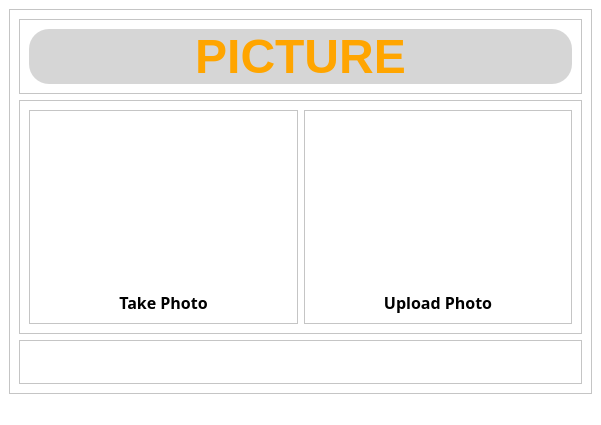
<?xml version="1.0" encoding="UTF-8"?>
<ui version="4.0">
 <class>inputimage</class>
 <widget class="QMainWindow" name="inputimage">
  <property name="geometry">
   <rect>
    <x>0</x>
    <y>0</y>
    <width>601</width>
    <height>425</height>
   </rect>
  </property>
  <property name="windowTitle">
   <string>MainWindow</string>
  </property>
  <property name="styleSheet">
   <string notr="true">*{

background-color:white;


}

</string>
  </property>
  <widget class="QWidget" name="centralwidget">
   <layout class="QHBoxLayout" name="horizontalLayout">
    <item>
     <widget class="QFrame" name="frame">
      <property name="styleSheet">
       <string notr="true"/>
      </property>
      <property name="frameShape">
       <enum>QFrame::StyledPanel</enum>
      </property>
      <property name="frameShadow">
       <enum>QFrame::Raised</enum>
      </property>
      <layout class="QVBoxLayout" name="verticalLayout">
       <item>
        <widget class="QFrame" name="frame_2">
         <property name="frameShape">
          <enum>QFrame::StyledPanel</enum>
         </property>
         <property name="frameShadow">
          <enum>QFrame::Raised</enum>
         </property>
         <layout class="QVBoxLayout" name="verticalLayout_2">
          <item>
           <widget class="QLabel" name="heading">
            <property name="font">
             <font>
              <family>Arial</family>
              <pointsize>36</pointsize>
              <weight>75</weight>
              <italic>false</italic>
              <bold>true</bold>
             </font>
            </property>
            <property name="focusPolicy">
             <enum>Qt::NoFocus</enum>
            </property>
            <property name="styleSheet">
             <string notr="true">#heading{

color: orange;
shadow-text: 3px 3xp 3px black;

         
}

*{
 background:#d6d6d6;
border-radius: 20px;

}</string>
            </property>
            <property name="text">
             <string>PICTURE</string>
            </property>
            <property name="alignment">
             <set>Qt::AlignCenter</set>
            </property>
           </widget>
          </item>
         </layout>
        </widget>
       </item>
       <item>
        <widget class="QFrame" name="frame_3">
         <property name="frameShape">
          <enum>QFrame::StyledPanel</enum>
         </property>
         <property name="frameShadow">
          <enum>QFrame::Raised</enum>
         </property>
         <layout class="QHBoxLayout" name="horizontalLayout_2">
          <item>
           <widget class="QFrame" name="frame_5">
            <property name="font">
             <font>
              <family>Arial Black</family>
              <pointsize>12</pointsize>
              <weight>75</weight>
              <bold>true</bold>
             </font>
            </property>
            <property name="styleSheet">
             <string notr="true"/>
            </property>
            <property name="frameShape">
             <enum>QFrame::StyledPanel</enum>
            </property>
            <property name="frameShadow">
             <enum>QFrame::Raised</enum>
            </property>
            <layout class="QVBoxLayout" name="verticalLayout_3">
             <item>
              <widget class="QPushButton" name="takephotobtn">
               <property name="minimumSize">
                <size>
                 <width>0</width>
                 <height>165</height>
                </size>
               </property>
               <property name="cursor">
                <cursorShape>PointingHandCursor</cursorShape>
               </property>
               <property name="focusPolicy">
                <enum>Qt::StrongFocus</enum>
               </property>
               <property name="styleSheet">
                <string notr="true">QPushButton{

border-radius:25px;

}

QPushButton:hover
{

border:1px solid orange;
 box-shadow:3px 3px 6px black;
background: rgba(255, 191, 0,0.1)

}</string>
               </property>
               <property name="text">
                <string/>
               </property>
               <property name="icon">
                <iconset resource="images/bg.qrc">
                 <normaloff>:/bgrounds/camera.png</normaloff>:/bgrounds/camera.png</iconset>
               </property>
               <property name="iconSize">
                <size>
                 <width>155</width>
                 <height>155</height>
                </size>
               </property>
               <property name="default">
                <bool>false</bool>
               </property>
               <property name="flat">
                <bool>true</bool>
               </property>
              </widget>
             </item>
             <item>
              <widget class="QLabel" name="label_2">
               <property name="font">
                <font>
                 <family>Arial Black</family>
                 <pointsize>12</pointsize>
                 <weight>75</weight>
                 <bold>true</bold>
                </font>
               </property>
               <property name="text">
                <string>Take Photo</string>
               </property>
               <property name="alignment">
                <set>Qt::AlignBottom|Qt::AlignHCenter</set>
               </property>
              </widget>
             </item>
            </layout>
           </widget>
          </item>
          <item>
           <widget class="QFrame" name="frame_6">
            <property name="frameShape">
             <enum>QFrame::StyledPanel</enum>
            </property>
            <property name="frameShadow">
             <enum>QFrame::Raised</enum>
            </property>
            <layout class="QVBoxLayout" name="verticalLayout_4">
             <item>
              <widget class="QPushButton" name="uploadphotobtn">
               <property name="minimumSize">
                <size>
                 <width>0</width>
                 <height>165</height>
                </size>
               </property>
               <property name="cursor">
                <cursorShape>PointingHandCursor</cursorShape>
               </property>
               <property name="focusPolicy">
                <enum>Qt::StrongFocus</enum>
               </property>
               <property name="styleSheet">
                <string notr="true">QPushButton{

border-radius:25px;

}

QPushButton:hover
{

border:1px solid orange;
 box-shadow:3px 3px 6px black;
background: rgba(255, 191, 0,0.1);

}</string>
               </property>
               <property name="text">
                <string/>
               </property>
               <property name="icon">
                <iconset resource="images/bg.qrc">
                 <normaloff>:/bgrounds/uploadicon.png</normaloff>:/bgrounds/uploadicon.png</iconset>
               </property>
               <property name="iconSize">
                <size>
                 <width>147</width>
                 <height>147</height>
                </size>
               </property>
               <property name="flat">
                <bool>true</bool>
               </property>
              </widget>
             </item>
             <item>
              <widget class="QLabel" name="label_3">
               <property name="font">
                <font>
                 <family>Arial Black</family>
                 <pointsize>12</pointsize>
                 <weight>75</weight>
                 <bold>true</bold>
                </font>
               </property>
               <property name="text">
                <string>Upload Photo</string>
               </property>
               <property name="alignment">
                <set>Qt::AlignBottom|Qt::AlignHCenter</set>
               </property>
              </widget>
             </item>
            </layout>
           </widget>
          </item>
         </layout>
        </widget>
       </item>
       <item>
        <widget class="QFrame" name="frame_4">
         <property name="frameShape">
          <enum>QFrame::StyledPanel</enum>
         </property>
         <property name="frameShadow">
          <enum>QFrame::Raised</enum>
         </property>
        </widget>
       </item>
      </layout>
     </widget>
    </item>
   </layout>
  </widget>
  <widget class="QMenuBar" name="menubar">
   <property name="geometry">
    <rect>
     <x>0</x>
     <y>0</y>
     <width>601</width>
     <height>18</height>
    </rect>
   </property>
  </widget>
  <widget class="QStatusBar" name="statusbar"/>
 </widget>
 <resources>
  <include location="images/bg.qrc"/>
 </resources>
 <connections/>
</ui>
